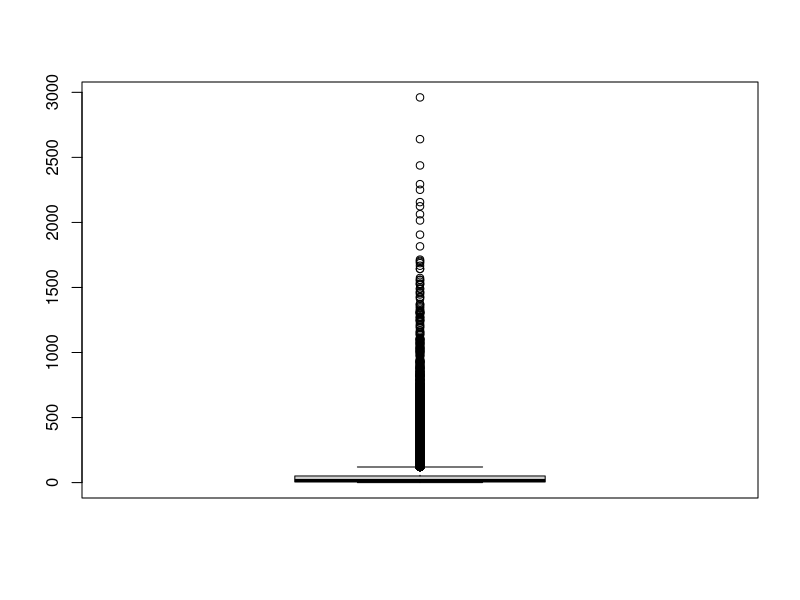
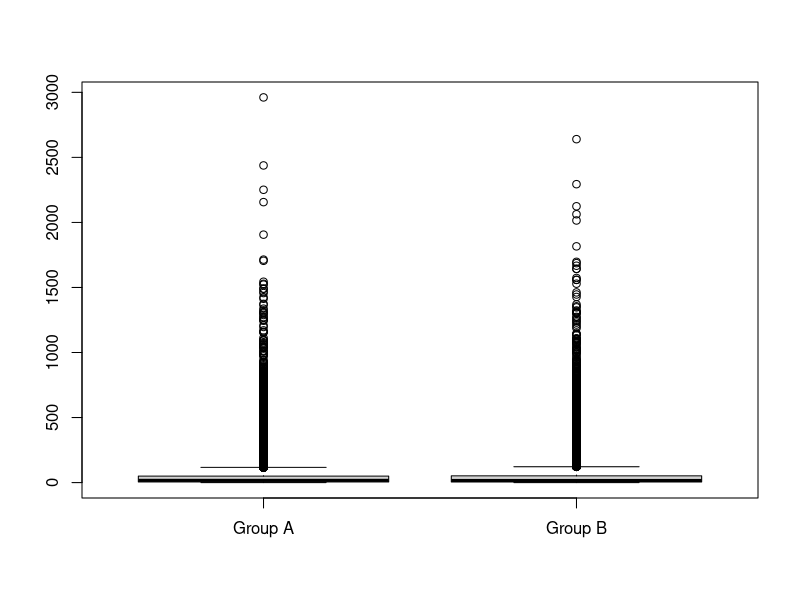
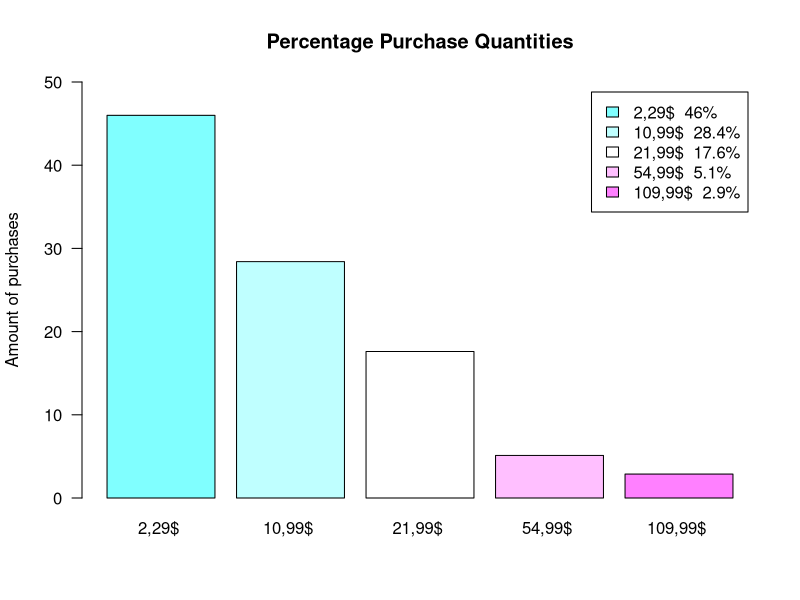

Write R code to recreate these figures, in order. (Note: this script raises an error after producing the figures.)
## ---- chunk 1
knitr::opts_chunk$set(echo = TRUE)
## ---- chunk 2
  DS <- read.csv("cookie_cats_ABtest.csv", sep = ",")
  PR <- read.csv("cookie_cats_purch.csv", sep = ",")
  
  str(DS)
  str(PR)
## ---- chunk 3
  naUserid <- which(is.na(DS$userid)) ; naUserid
  DS <- DS[-naUserid, ]
## ---- chunk 4
  table(DS$retention_1)
  DS$retention_1[DS$retention_1 == "false "] = FALSE
  DS$retention_1[DS$retention_1 == "  true "] = TRUE
  table(DS$retention_1)
## ---- chunk 5
  DS <- DS[-which.max(DS$sum_gamerounds), ]
## ---- chunk 6
  inexistentValues <- which((PR$id %in% DS$userid) == FALSE) ; inexistentValues
  PR <- PR[-inexistentValues, ]
  which((PR$id %in% DS$userid) == FALSE)
## ---- chunk 7
  naPurch <- which(is.na(PR$purch)) ; naPurch
  PR <- PR[-naPurch, ]
## ---- chunk 8
  PR['purch'] <-  as.numeric(gsub("[a-zA-Z]","", PR$purch))
## ---- chunk 9
  PR$purch[PR$purch < 0] <- -(PR$purch[PR$purch < 0])
  unique(PR$purch)
## ---- chunk 10
  library(dplyr)

  PR.different.purch <- PR
  PR <- PR %>% group_by(id) %>%
  summarise(purch=sum(purch)) %>%
  as.data.frame()
## ---- chunk 11
  nrow(DS)
## ---- chunk 12
  table(DS$version)
## ---- chunk 13
  boxplot(DS$sum_gamerounds)
  groupA <- DS$sum_gamerounds[DS$version == "gate_30"]
  groupB <- DS$sum_gamerounds[DS$version == "gate_40"]
  boxplot(groupA, groupB, names = c("Group A", "Group B"))
## ---- chunk 14
  activeUsersDay1 <- sum(DS$retention_1 == TRUE)
  totalUsers <- nrow(DS)
  percentageRetentionDay1 <- activeUsersDay1 * 100 / totalUsers
  paste(as.character(round(percentageRetentionDay1, 3)),"%")
## ---- chunk 15
  activeUsersDay7 <- sum(DS$retention_1 == TRUE & DS$retention_7 == TRUE)
  percentageRetentionDay7 <- activeUsersDay7 * 100 / totalUsers
  paste(as.character(round(percentageRetentionDay7, 3)),"%")
## ---- chunk 16
  non.playing.users <- sum(DS$retention_1 == FALSE & DS$retention_7 == FALSE) ; non.playing.users
## ---- chunk 17
  percentageNonPlayingUsers <- non.playing.users * 100 / totalUsers
  paste(as.character(round(percentageNonPlayingUsers, 2)),"%")
## ---- chunk 18
  num.users.DS <- nrow(DS) ; num.users.DS
  num.users.PR <- nrow(PR.different.purch) ; num.users.PR
  
  purch.2.29 <- sum(length(PR.different.purch$purch[PR.different.purch$purch == "2.29"])) * 100 / num.users.PR 
  purch.10.99 <- sum(length(PR.different.purch$purch[PR.different.purch$purch == "10.99"])) * 100 / num.users.PR 
  purch.21.99 <- sum(length(PR.different.purch$purch[PR.different.purch$purch == "21.99"])) * 100 / num.users.PR 
  purch.54.99 <- sum(length(PR.different.purch$purch[PR.different.purch$purch == "54.99"])) * 100 / num.users.PR
  purch.109.99 <- sum(length(PR.different.purch$purch[PR.different.purch$purch == "109.99"])) * 100 / num.users.PR
  
  purch.quantities <- c(purch.2.29, purch.10.99, purch.21.99, purch.54.99, purch.109.99)
  
  myLables <- c("2,29$ ", "10,99$ ", "21,99$ ", "54,99$ ", "109,99$ ")
  myLables2 <- paste(round(purch.quantities, 1),"%", sep = "")
  myLables2
  
  myLables3 <- paste(myLables, myLables2)
  
  barplot(purch.quantities, names = myLables, col = cm.colors(length(purch.quantities)), legend.text = myLables3, ylim = c(0, 50), main = "Percentage Purchase Quantities", ylab = "Amount of purchases", las = 1)
    
## ---- chunk 19
  repeated <- length(table(PR.different.purch$id)) ; repeated
  percentage.multiple.purchases <- repeated * 100 / PR.different.purch
  pct.paying.users <- (PR.different.purch-repeated) * 100 / PR.different.purch ; pct.paying.users
  
  total.pct <- c(pct.paying.users, percentage.multiple.purchases)
  
  
  lable1 <- c("Unique purchase", "Multiple Purchase")
  lable2 <- paste(round(total.pct), "%", sep = "") ; lable2
  lable3 <- paste(lable1, lable2) ; lable3
  
  pie(c(pct.paying.users, percentage.multiple.purchases), lable3, main = "Multiple Purchase Percentage")
  
  
## ---- chunk 20
  mean <- mean(PR$purch) ; mean
  max <- max(PR$purch)
  min <- min(PR$purch)
  
  top3.max.purchase <- round(sort(PR$purch, decreasing = TRUE),)[1:3]
  top3.max.purchase
  boxplot(merge.purch$purch ~ merge.purch$version, main = "Purchases related with Version", xlab="Version", ylab="Money spent", col="orange", border="brown", las = 1)
  
## ---- chunk 21
  num.users.DS <- nrow(DS)
  num.users.PR <- length(table(PR.different.purch))
  
  PR.AND.DS.USERS <- sum(num.users.DS, num.users.PR)
  
  conversion.rate <- (num.users.PR / PR.AND.DS.USERS) * 100
  paste(as.character(round(conversion.rate, 2)), "%")

## ---- chunk 22
  total.revenue <- sum(PR$purch)
  ARPU <- total.revenue / PR.AND.DS.USERS ; ARPU

## ---- chunk 23
  ARPPU <- total.revenue / num.users.PR ; ARPPU

## ---- chunk 24
  MM <- data.frame(conversion.rate, ARPU, ARPPU)
  knitr::kable(MM, format = "pipe", col.names = c("Conversion Rate", "ARPU", "ARPPU"), align = c("l", "c", "c"))
  
  

## ---- chunk 25
 boxplot(groupA, groupB, names = c("Group A", "Group B"))
## ---- chunk 26
 GroupAtotalUsersRetention<-length(DS$userid[DS$retention_1=="TRUE" & DS$retention_7 =="TRUE" & DS$version == "gate_30"]) 
 GroupBtotalUsersRetention<-length(DS$userid[DS$retention_1=="TRUE" & DS$retention_7 =="TRUE" & DS$version == "gate_40"])
 totalUsersWithMaxRetention<- c(GroupAtotalUsersRetention,GroupBtotalUsersRetention)
 pie(totalUsersWithMaxRetention,labels=c("Grup A (gate_30)","Group B (gate_40)"))

## ---- chunk 27
 GroupASumGameRounds<-sum(DS$sum_gamerounds[ DS$version == "gate_30"]) 
 GroupBSumGameRounds<-sum(DS$sum_gamerounds[ DS$version == "gate_40"]) 

 gameRoundsVector<- c(GroupASumGameRounds,GroupBSumGameRounds)
 aTmp<-paste("Grup A (gate_30)",GroupASumGameRounds)
 bTmp<-paste("Group B (gate_40)",GroupBSumGameRounds)
 pie(gameRoundsVector,labels=c( aTmp, bTmp))

## ---- chunk 28
length(DS$userid[DS$version=="gate_30"])
length(DS$userid[DS$version=="gate_40"])
  #stdev <- sqrt(sum((dataset$A)^2) / (length(dataset$A)-1))
## ---- chunk 29
meanGroupA<- mean(DS$sum_gamerounds[DS$version=="gate_30"] )
meanGroupA
meanGroupB<- mean(DS$sum_gamerounds[DS$version=="gate_40"] )
meanGroupB
s1<-sd(DS$sum_gamerounds[DS$version=="gate_30"])
s2<-sd(DS$sum_gamerounds[DS$version=="gate_40"])

Tobs<-(meanGroupA-meanGroupB)/sqrt(s1^2/meanGroupA + s2^2/meanGroupB)
Tobs
  #stdev <- sqrt(sum((dataset$A)^2) / (length(dataset$A)-1))
degreesOfFredom<-(s1^2/meanGroupA + s2^2/meanGroupB)^2 /
  ( ((s1^2/meanGroupA)^2/meanGroupA-1) + ((s2^2/meanGroupB)^2/(meanGroupB-1) ))
degreesOfFredom
## ---- chunk 30
alpha = qt ( 0.05, df=degreesOfFredom,lower.tail=FALSE )#sumGameRounds40-sumGameRounds30>0 creo
alpha
## ---- chunk 31
h0CanBeRejected<-Tobs>alpha
h0CanBeRejected
## ---- chunk 32
p<-pt(Tobs,df=degreesOfFredom,lower.tail=FALSE)
p
alpha
## ---- chunk 33
  library(dplyr)
  merge.all <-merge(DS,PR,by.x="userid",by.y="id", all = TRUE)
  merge.all$purch[is.na(merge.all$purch)] <- 0
  
  merge.purch = merge(DS,PR,by.x="userid",by.y="id")
## ---- chunk 34
  plot(merge.all$purch, merge.all$sum_gamerounds, ylab = "Number of Game Rounds", xlab = "Amount spent by user in EUR", main = "Relationship between the game rounds and the purchases")
## ---- chunk 35
  lm.all <- lm(purch ~ sum_gamerounds, merge.all)
  lm.all
  
  lm.just.purch <- lm(purch ~ sum_gamerounds, merge.purch)
  lm.just.purch
  
  plot(merge.all$sum_gamerounds, merge.all$purch, main = "lm.all")
  abline(lm.all)
  
  plot(merge.purch$sum_gamerounds, merge.purch$purch, main = "lm.just.purch")
  abline(lm.just.purch)
## ---- chunk 36
  summary(lm.all)
  summary(lm.just.purch)
## ---- chunk 37
  invest <- 50
  new.ds <- data.frame(sum_gamerounds=invest)
  prediction = predict(lm.just.purch, new.ds)
  prediction <- round(prediction, digits = 2)
  prediction
## ---- chunk 38
  simulation.gamerounds <- seq(from = 0, to = 1000, by = 50)
  new.ds <- data.frame(sum_gamerounds=simulation.gamerounds)
  simulation.purch <- predict(lm.just.purch, new.ds)
  simulation.purch <- round(simulation.purch, digits = 2)
  
  ds.simulation <- data.frame(simulation.gamerounds, simulation.purch)
  names(ds.simulation)[1] <- "Game Rounds"
  names(ds.simulation)[2] <- "Purch"
    
  knitr::kable(ds.simulation, "simple", align = "lccrr", caption = "Purch simulation from 0 until 1000 game rounds")
## ---- chunk 39
  plot(ds.simulation, ylab = "Purch (EUR)", xlab = "Number of Game Rounds", main = "Purch simulation from 0 until 1000 game rounds")
